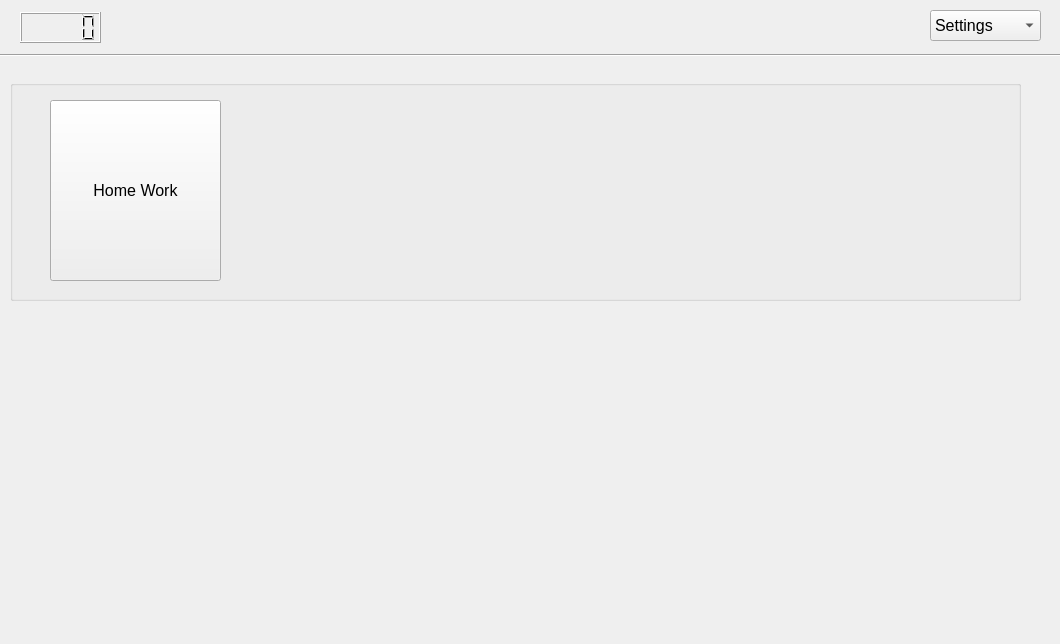
<?xml version="1.0" encoding="UTF-8"?>
<ui version="4.0">
 <class>Student</class>
 <widget class="QWidget" name="Student">
  <property name="geometry">
   <rect>
    <x>0</x>
    <y>0</y>
    <width>1060</width>
    <height>644</height>
   </rect>
  </property>
  <property name="font">
   <font>
    <pointsize>12</pointsize>
   </font>
  </property>
  <property name="windowTitle">
   <string>Student</string>
  </property>
  <widget class="Line" name="line">
   <property name="geometry">
    <rect>
     <x>0</x>
     <y>40</y>
     <width>1061</width>
     <height>31</height>
    </rect>
   </property>
   <property name="orientation">
    <enum>Qt::Horizontal</enum>
   </property>
  </widget>
  <widget class="QLCDNumber" name="lcdTime">
   <property name="geometry">
    <rect>
     <x>20</x>
     <y>12</y>
     <width>81</width>
     <height>31</height>
    </rect>
   </property>
  </widget>
  <widget class="QComboBox" name="cBSettings">
   <property name="geometry">
    <rect>
     <x>930</x>
     <y>10</y>
     <width>111</width>
     <height>31</height>
    </rect>
   </property>
   <property name="font">
    <font>
     <pointsize>12</pointsize>
    </font>
   </property>
   <item>
    <property name="text">
     <string>Settings</string>
    </property>
   </item>
   <item>
    <property name="text">
     <string>Administration</string>
    </property>
   </item>
   <item>
    <property name="text">
     <string>Shut down</string>
    </property>
   </item>
  </widget>
  <widget class="QGroupBox" name="groupBox">
   <property name="geometry">
    <rect>
     <x>10</x>
     <y>80</y>
     <width>1011</width>
     <height>221</height>
    </rect>
   </property>
   <property name="title">
    <string/>
   </property>
   <widget class="QPushButton" name="pBHomeWork">
    <property name="geometry">
     <rect>
      <x>40</x>
      <y>20</y>
      <width>171</width>
      <height>181</height>
     </rect>
    </property>
    <property name="text">
     <string>Home Work</string>
    </property>
   </widget>
  </widget>
 </widget>
 <layoutdefault spacing="6" margin="11"/>
 <resources/>
 <connections/>
</ui>
